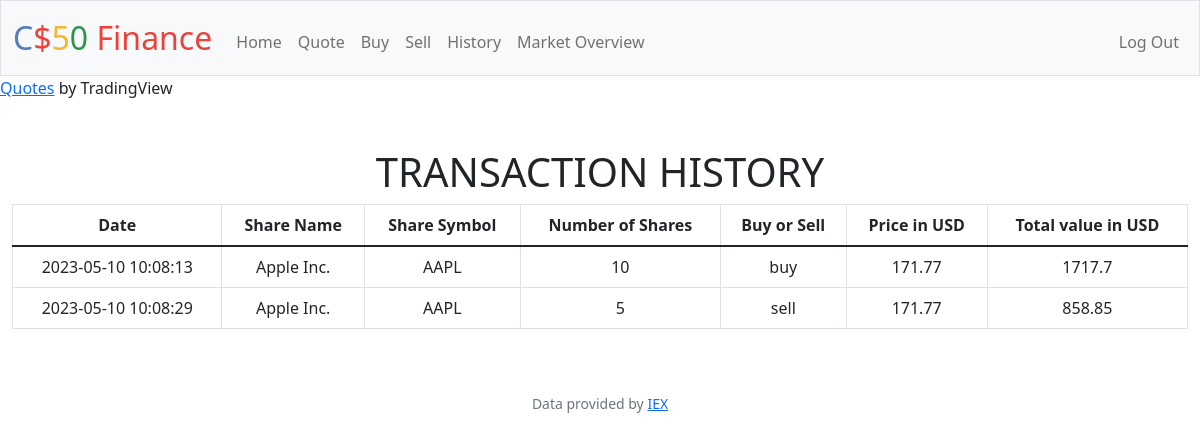
The app's page /history (signed in) with its own data.
### tables this page shows
CREATE TABLE trn_history (
trn_numb INTEGER NOT NULL PRIMARY KEY,
trn_date DATETIME NOT NULL,
numb_shares INTEGER NOT NULL,
buy_sell TEXT NOT NULL,
trn_price INTEGER NOT NULL,
trn_value INTEGER NOT NULL, name TEXT, symbol TEXT, user_id INTEGER
);

### app.py (the view)
@app.route("/history")
@login_required
def history():
    if request.method == "GET":
        history = db.execute("SELECT * FROM trn_history WHERE user_id=?", session["user_id"])
        return render_template("history.html", history=history)

### app.py (called while the page is built)
@app.after_request
def after_request(response):
    response.headers["Cache-Control"] = "no-cache, no-store, must-revalidate"
    response.headers["Expires"] = 0
    response.headers["Pragma"] = "no-cache"
    return response

### helpers.py (called while the page is built)
def login_required(f):
    @wraps(f)
    def decorated_function(*args, **kwargs):
        print('helper.py - line 32')
        if session.get("user_id") is None:
            return redirect("/login")
        return f(*args, **kwargs)
    return decorated_function

### templates/history.html (shortened to what this page needs)
{% extends "layout.html" %}
{% block main %}
    <div class="section" method="post">
        <h1>TRANSACTION HISTORY</h1>
        <table class="table table-bordered"; class="table table-hover";>
            <thead>
                <tr>
                    <th>Date</th>
                    <th>Share Name</th>
                    <th>Share Symbol</th>
                    <th>Number of Shares</th>
                    <th>Buy or Sell</th>
                    <th>Price in USD</th>
                    <th>Total value in USD</th>
                </tr>
            </thead>
            <tbody>
                {% for trn in history %}
                    <tr>
                        <td>{{ trn.trn_date }}</td>
                        <td>{{ trn.name }}</td>
                        <td>{{ trn.symbol }}</td>
                        <td>{{ trn.numb_shares }}</td>
                        <td>{{ trn.buy_sell }}</td>
                        <td>{{ trn.trn_price}}</td>
                        <td>{{ trn.trn_value }}</td>
                    </tr>
                {% endfor %}
            </tbody>
        </table>
    </div>
{% endblock %}

### records on screen
trn_history: trn_date "2023-05-10 10:08:13", name "Apple Inc.", symbol "AAPL", numb_shares "10", buy_sell "buy", trn_price "171.77", trn_value "1717.7"
trn_history: trn_date "2023-05-10 10:08:29", name "Apple Inc.", symbol "AAPL", numb_shares "5", buy_sell "sell", trn_price "171.77", trn_value "858.85"
